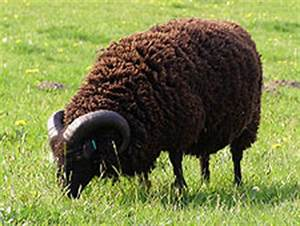
%> input picture datasets/Multi_Focus_example/sheep.jpeg, 300 x 226 px
$ octave create_blurred_images.m   (GNU Octave 9; MATLAB toolbox functions it lacks are replaced by stand-ins)
%> lines starting %> are read from the running program, lines starting %| are printed output that depends on the picture; in (x1, y1, x2, y2) boxes, pixels count from 0 and x2, y2 are one past the last pixel; in counts of white or black regions, pixels touching at a corner belong together; the program's own positions count from 1
sheep = imread('datasets/Multi_Focus_example/sheep.jpeg');
%> sheep is the input picture: size 226x300x3 uint8; mean R, G, B 123.6, 130.2, 72.3
gray_sheep = rgb2gray(sheep);
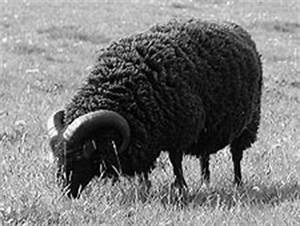
%> gray_sheep: size 226x300 uint8; min 0, max 255, mean 121.6
mask = zeros(size(gray_sheep));
mask(30:end-32,50:end-40) = 1;
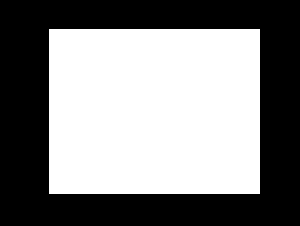
%> mask: size 226x300 double; values 0 (black) and 1 (white), 51.3% white; 1 black region, box (x1, y1, x2, y2) and area: (0, 0, 300, 226) 32985
figure, imshow(mask);

% Segment image into foreground and background using active contour.
%> (the run ends here)

$ run again, with datasets/Multi_Focus_example/dog.jpeg copied over datasets/Multi_Focus_example/sheep.jpeg
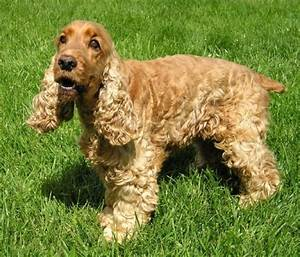
%> input picture datasets/Multi_Focus_example/dog.jpeg, 300 x 257 px
%> sheep is the input picture: size 257x300x3 uint8; mean R, G, B 124.6, 132, 60.6
%> `gray_sheep = rgb2gray(sheep);`:
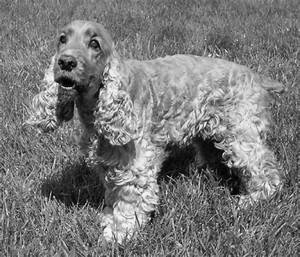
%> gray_sheep: size 257x300 uint8; min 0, max 251, mean 121.6
%> `mask(30:end-32,50:end-40) = 1;`:
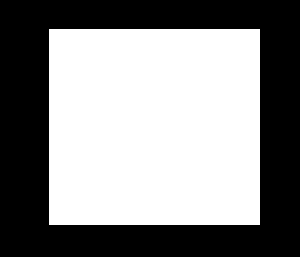
%> mask: size 257x300 double; values 0 (black) and 1 (white), 53.6% white; 1 black region, box (x1, y1, x2, y2) and area: (0, 0, 300, 257) 35744

$ run again, with datasets/Multi_Focus_example/horse.jpeg copied over datasets/Multi_Focus_example/sheep.jpeg
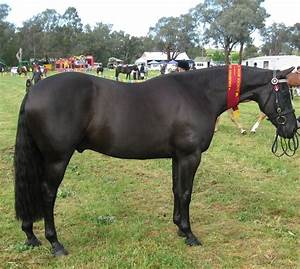
%> input picture datasets/Multi_Focus_example/horse.jpeg, 300 x 269 px
%> sheep is the input picture: size 269x300x3 uint8; mean R, G, B 122.6, 124.7, 97.2
%> `gray_sheep = rgb2gray(sheep);`:
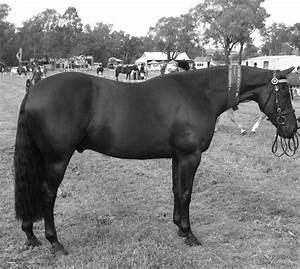
%> gray_sheep: size 269x300 uint8; min 1, max 255, mean 120.9
%> `mask(30:end-32,50:end-40) = 1;`:
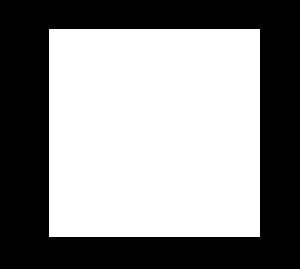
%> mask: size 269x300 double; values 0 (black) and 1 (white), 54.4% white; 1 black region, box (x1, y1, x2, y2) and area: (0, 0, 300, 269) 36812
